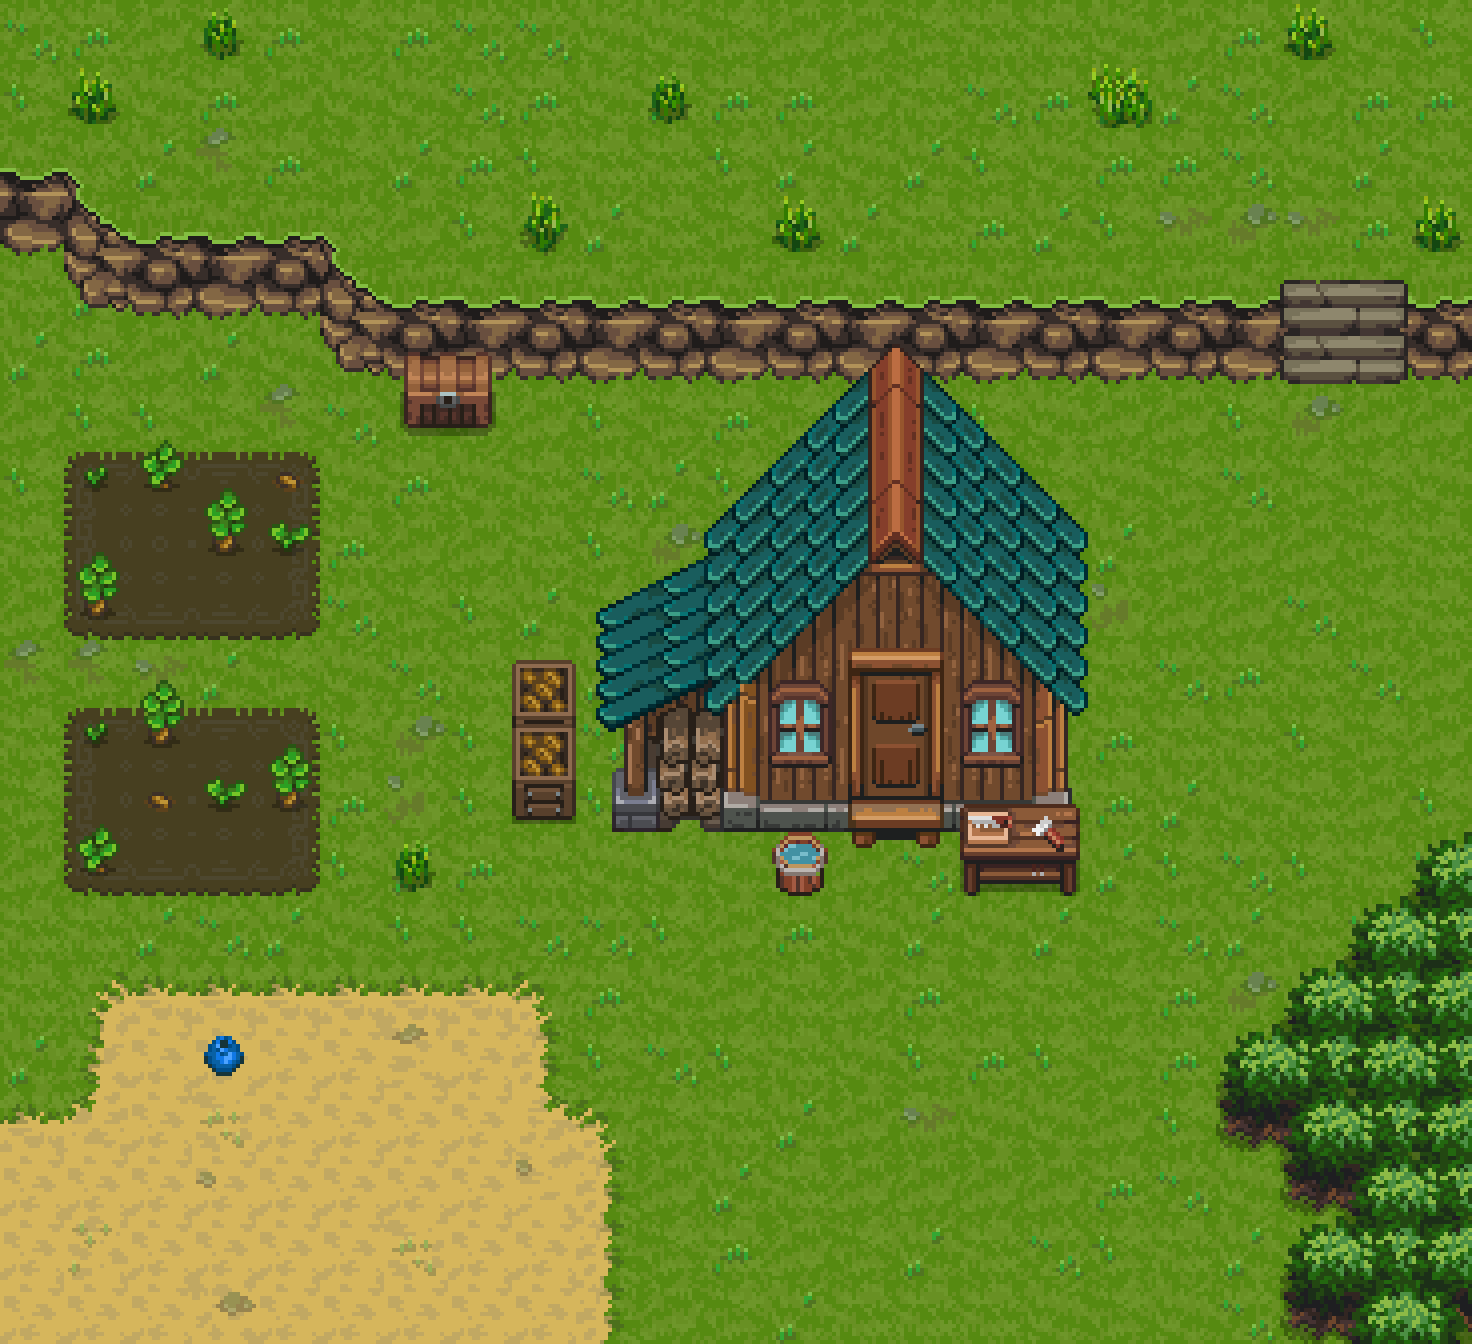

Below is a game level as drawn by its tile map, then a one-line description and the .tmx file that defines it, in full:
An orthogonal 23x21 tile map with 64x64 px tiles, 4 tile layers (Base_Layer, Environment_Layer, Decorations_1, Decorations_2), 1 hidden layer not drawn, 2 tilesets and 2 objects (Player).

<map version="1.10" tiledversion="1.11.2" orientation="orthogonal" renderorder="right-down" width="23" height="21" tilewidth="64" tileheight="64" infinite="0" nextlayerid="14" nextobjectid="13">
 <tileset firstgid="1" name="!CL_DEMO_64" tilewidth="64" tileheight="64" tilecount="1240" columns="40">
  <image source="../../../assets/textures/environments/!CL_DEMO_64.png" width="2560" height="1984" />
 </tileset>
 <tileset firstgid="1241" name="duck-Sheet" tilewidth="64" tileheight="64" tilecount="120" columns="24">
  <image source="../../../assets/textures/characters/duck-Sheet.png" width="1536" height="320" />
 </tileset>
 <layer id="1" name="Base_Layer" width="23" height="21">
  <data encoding="csv">
209,208,43,83,208,83,208,209,209,82,82,83,43,43,83,42,42,82,43,208,249,82,249,
249,83,82,208,43,82,82,209,208,82,208,208,208,43,42,209,208,248,248,209,43,208,208,
249,82,248,250,208,83,248,208,249,42,42,249,248,82,248,249,82,208,208,209,82,248,42,
83,83,42,83,248,83,43,249,43,248,42,83,83,248,42,208,248,249,211,251,211,208,208,
42,248,43,208,208,43,209,82,42,248,42,209,249,42,42,82,209,208,208,208,249,42,83,
248,208,43,248,82,250,211,210,83,249,248,248,208,209,208,43,249,83,208,249,83,83,82,
43,249,249,83,250,209,83,250,43,249,83,208,83,83,249,249,82,43,43,249,251,43,43,
249,42,83,43,208,82,208,82,42,209,248,249,249,208,249,209,83,82,83,209,83,83,82,
42,42,83,83,208,208,43,43,42,249,251,249,43,249,42,248,82,248,43,43,43,83,42,
43,250,248,42,249,209,83,249,248,83,208,208,249,82,208,209,208,210,43,43,209,83,42,
250,250,211,248,83,82,209,42,42,248,82,208,209,42,43,43,43,42,209,208,42,209,43,
42,249,82,248,83,249,251,249,83,209,209,42,82,83,82,82,43,208,42,42,249,83,43,
83,209,249,42,82,208,210,249,83,249,82,211,208,209,42,249,249,208,248,82,42,43,249,
43,209,248,208,249,249,248,208,42,82,82,82,43,43,209,208,249,248,249,209,249,42,209,
42,42,248,209,248,82,249,249,209,209,249,43,208,82,248,82,248,83,209,248,42,209,43,
42,8,89,89,89,89,89,89,9,208,82,43,42,43,208,83,42,83,208,251,82,208,83,
248,128,129,129,129,129,134,129,130,249,209,249,42,82,249,208,249,83,208,248,42,82,249,
89,10,129,54,129,129,129,129,11,90,83,42,248,43,211,82,82,43,249,82,249,82,43,
129,129,129,95,129,129,129,129,94,130,43,248,42,43,43,43,43,208,209,82,82,208,82,
129,55,129,129,129,129,54,129,129,130,83,208,43,83,248,42,209,249,42,248,83,210,43,
129,129,129,135,129,129,129,129,129,130,43,83,248,42,42,42,82,83,82,209,83,43,208
</data>
 </layer>
 <layer id="2" name="Environment_Layer" width="23" height="21">
  <data encoding="csv">
0,0,0,0,0,0,0,0,0,0,0,0,0,0,0,0,0,0,0,0,0,0,0,
0,0,0,0,0,0,0,0,0,0,0,0,0,0,0,0,0,0,0,0,0,0,0,
123,6,0,0,0,0,0,0,0,0,0,0,0,0,0,0,0,0,0,0,0,0,0,
163,46,122,123,122,6,0,0,0,0,0,0,0,0,0,0,0,0,0,0,0,0,0,
0,86,162,163,162,46,122,123,122,123,122,123,122,123,122,123,122,123,122,123,122,123,122,
0,0,0,0,0,86,162,163,162,163,162,163,162,163,162,163,162,163,162,163,162,163,162,
0,0,0,0,0,0,0,0,0,0,0,0,0,0,0,0,0,0,0,0,0,0,0,
0,568,569,570,571,0,0,0,0,0,0,0,0,0,0,0,0,0,0,0,0,0,0,
0,608,609,610,611,0,0,0,0,0,0,0,0,0,0,0,0,0,0,0,0,0,0,
0,648,649,650,651,0,0,0,0,0,0,0,0,0,0,0,0,0,0,0,0,0,0,
0,0,0,0,0,0,0,0,0,0,0,0,0,0,0,0,0,0,0,0,0,0,0,
0,568,569,570,571,0,0,0,0,0,0,0,0,0,0,0,0,0,0,0,0,0,0,
0,608,609,610,611,0,0,0,0,0,0,0,0,0,0,0,0,0,0,0,0,0,0,
0,648,649,650,651,0,0,0,0,0,0,0,0,0,0,0,0,0,0,0,0,460,461,
0,0,0,0,0,0,0,0,0,0,0,0,0,0,0,0,0,0,0,0,460,461,501,
0,0,0,0,0,0,0,0,0,0,0,0,0,0,0,0,0,0,0,460,461,501,502,
0,0,0,0,0,0,0,0,0,0,0,0,0,0,0,0,0,0,0,500,501,502,501,
0,0,0,0,0,0,0,0,0,0,0,0,0,0,0,0,0,0,0,540,541,501,502,
0,0,0,0,0,0,0,0,0,0,0,0,0,0,0,0,0,0,0,580,540,541,501,
0,0,0,0,0,0,0,0,0,0,0,0,0,0,0,0,0,0,0,0,500,501,502,
0,0,0,0,0,0,0,0,0,0,0,0,0,0,0,0,0,0,0,0,581,541,542
</data>
 </layer>
 <layer id="3" name="Decorations_1" width="23" height="21">
  <data encoding="csv">
0,0,0,279,0,0,0,0,0,0,0,0,0,0,0,0,0,0,0,0,319,0,0,
0,319,0,0,0,0,0,0,0,0,279,0,0,0,0,0,0,320,0,0,0,0,0,
0,0,0,0,0,0,0,0,0,0,0,0,0,0,0,0,0,0,0,0,0,0,0,
0,0,0,0,0,0,0,0,280,0,0,0,319,0,0,0,0,0,0,0,0,0,319,
0,0,0,0,0,0,0,0,0,0,0,0,0,0,0,0,0,0,0,0,125,126,0,
0,0,0,0,0,0,590,591,0,0,0,0,202,203,204,205,206,0,0,0,165,166,0,
0,0,467,0,0,0,630,631,0,0,0,0,242,243,244,245,246,0,0,0,0,0,0,
0,505,507,468,466,0,0,0,0,289,290,291,282,283,284,285,286,0,0,0,0,0,0,
0,468,0,508,506,0,0,0,0,329,330,331,322,323,324,325,326,0,0,0,0,0,0,
0,508,0,0,0,0,0,0,0,369,370,371,362,363,364,365,366,0,0,0,0,0,0,
0,0,468,0,0,0,0,0,470,409,410,411,402,403,404,405,406,0,0,0,0,0,0,
0,505,508,0,468,0,0,0,510,449,450,451,442,443,444,445,446,0,0,0,0,0,0,
0,467,466,506,508,0,0,0,0,489,490,491,482,483,484,485,486,0,0,0,0,0,0,
0,507,0,0,0,0,279,0,0,0,0,0,629,0,0,0,0,0,0,0,0,0,0,
0,0,0,0,0,0,0,0,0,0,0,0,0,0,0,0,0,0,0,0,0,0,0,
0,0,0,0,0,0,0,0,0,0,0,0,0,0,0,0,0,0,0,0,0,0,0,
0,0,0,439,0,0,0,0,0,0,0,0,0,0,0,0,0,0,0,0,0,0,0,
0,0,0,0,0,0,0,0,0,0,0,0,0,0,0,0,0,0,0,0,0,0,0,
0,0,0,0,0,0,0,0,0,0,0,0,0,0,0,0,0,0,0,0,0,0,0,
0,0,0,0,0,0,0,0,0,0,0,0,0,0,0,0,0,0,0,0,0,0,0,
0,0,0,0,0,0,0,0,0,0,0,0,0,0,0,0,0,0,0,0,0,0,0
</data>
 </layer>
 <layer id="4" name="Decorations_2" width="23" height="21">
  <data encoding="csv">
0,0,0,0,0,0,0,0,0,0,0,0,0,0,0,0,0,0,0,0,0,0,0,
0,0,0,0,0,0,0,0,0,0,0,0,0,0,0,0,0,0,0,0,0,0,0,
0,0,0,0,0,0,0,0,0,0,0,0,0,0,0,0,0,0,0,0,0,0,0,
0,0,0,0,0,0,0,0,0,0,0,0,0,0,0,0,0,0,0,0,0,0,0,
0,0,0,0,0,0,0,0,0,0,0,0,0,0,0,0,0,0,0,0,0,0,0,
0,0,0,0,0,0,0,0,0,0,0,0,0,0,0,0,0,0,0,0,0,0,0,
0,0,0,0,0,0,0,0,0,0,0,0,0,0,0,0,0,0,0,0,0,0,0,
0,0,0,0,0,0,0,0,0,0,0,0,0,0,0,0,0,0,0,0,0,0,0,
0,0,0,0,0,0,0,0,0,0,0,0,0,0,0,0,0,0,0,0,0,0,0,
0,0,0,0,0,0,0,0,0,0,0,0,0,0,0,0,0,0,0,0,0,0,0,
0,0,0,0,0,0,0,0,0,0,0,0,247,407,408,247,0,0,0,0,0,0,0,
0,0,0,0,0,0,0,0,470,0,0,0,287,447,448,287,0,0,0,0,0,0,0,
0,0,0,0,0,0,0,0,510,0,0,0,0,487,488,545,546,0,0,0,0,0,0,
0,0,0,0,0,0,0,0,0,0,0,0,0,527,528,585,586,0,0,0,0,0,0,
0,0,0,0,0,0,0,0,0,0,0,0,0,0,0,0,0,0,0,0,0,0,0,
0,0,0,0,0,0,0,0,0,0,0,0,0,0,0,0,0,0,0,0,0,0,0,
0,0,0,0,0,0,0,0,0,0,0,0,0,0,0,0,0,0,0,0,0,0,0,
0,0,0,0,0,0,0,0,0,0,0,0,0,0,0,0,0,0,0,0,0,0,0,
0,0,0,0,0,0,0,0,0,0,0,0,0,0,0,0,0,0,0,0,0,0,0,
0,0,0,0,0,0,0,0,0,0,0,0,0,0,0,0,0,0,0,0,0,0,0,
0,0,0,0,0,0,0,0,0,0,0,0,0,0,0,0,0,0,0,0,0,0,0
</data>
 </layer>
 <layer id="10" name="Collision" width="23" height="21" visible="0">
  <data encoding="csv">
0,0,0,0,0,0,0,0,0,0,0,0,0,0,0,0,0,0,0,0,0,0,0,
0,0,0,0,0,0,0,0,0,0,0,0,0,0,0,0,0,0,0,0,0,0,0,
762,762,0,0,0,0,0,0,0,0,0,0,0,0,0,0,0,0,0,0,0,0,0,
762,762,762,762,762,762,0,0,0,0,0,0,0,0,0,0,0,0,0,0,0,0,0,
0,762,762,762,762,762,762,762,762,762,762,762,762,762,762,762,762,762,762,762,0,0,762,
0,0,0,0,0,762,762,762,762,762,762,762,762,762,762,762,762,762,762,762,0,0,762,
0,0,0,0,0,0,762,762,0,0,0,0,762,762,762,762,0,0,0,0,0,0,0,
0,762,762,762,762,0,0,0,0,0,0,762,762,762,762,762,762,0,0,0,0,0,0,
0,762,762,762,762,0,0,0,0,0,762,762,762,762,762,762,762,0,0,0,0,0,0,
0,762,762,762,762,0,0,0,0,762,762,762,762,762,762,762,762,0,0,0,0,0,0,
0,0,0,0,0,0,0,0,762,762,762,762,762,762,762,762,762,0,0,0,0,0,0,
0,762,762,762,762,0,0,0,762,762,762,762,762,762,762,762,762,0,0,0,0,0,0,
0,762,762,762,762,0,0,0,762,762,762,762,762,762,762,762,762,0,0,0,0,0,0,
0,762,762,762,762,0,0,0,0,0,0,0,762,0,0,762,762,0,0,0,0,0,762,
0,0,0,0,0,0,0,0,0,0,0,0,0,0,0,0,0,0,0,0,0,762,762,
0,0,0,0,0,0,0,0,0,0,0,0,0,0,0,0,0,0,0,0,762,762,762,
0,0,0,0,0,0,0,0,0,0,0,0,0,0,0,0,0,0,0,762,762,762,762,
0,0,0,0,0,0,0,0,0,0,0,0,0,0,0,0,0,0,0,762,762,762,762,
0,0,0,0,0,0,0,0,0,0,0,0,0,0,0,0,0,0,0,0,762,762,762,
0,0,0,0,0,0,0,0,0,0,0,0,0,0,0,0,0,0,0,0,762,762,762,
0,0,0,0,0,0,0,0,0,0,0,0,0,0,0,0,0,0,0,0,762,762,762
</data>
 </layer>
 <objectgroup id="13" name="Traversal">
  <object id="12" name="Jay" type="Player" gid="1241" x="704" y="1024" width="64" height="64" />
 </objectgroup>
 <objectgroup id="12" name="Object Layer 1">
  <object id="10" x="832" y="768" width="128" height="64">
   <properties>
    <property name="Transition" value="tests/test-assets/maps/cabin_interior.tmx" />
   </properties>
  </object>
 </objectgroup>
</map>
